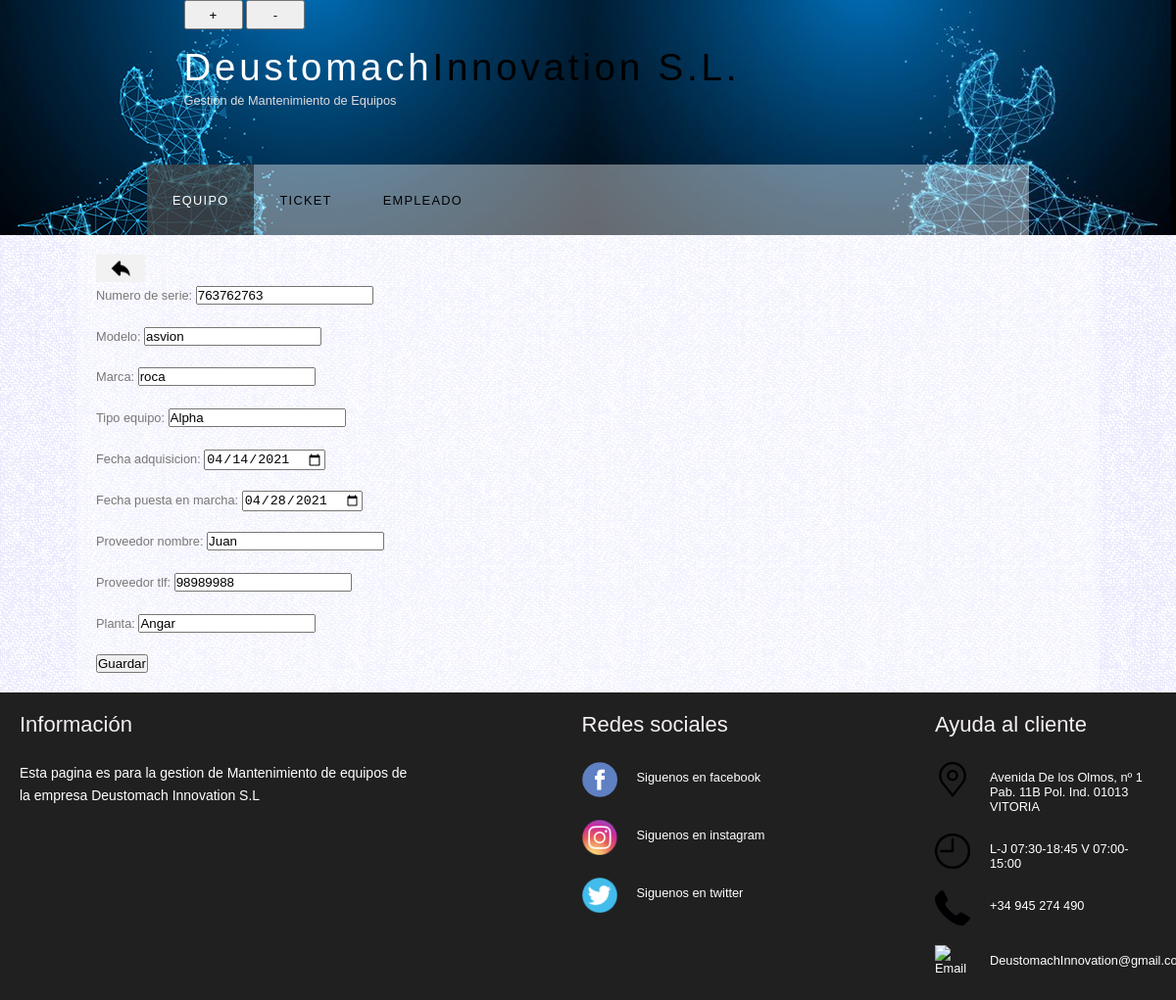
/myapp/updateEquipo/1/ (signed in), run on the app's committed database.
### myapp/models.py (models this page shows, shortened)
class Equipo(models.Model):
    numero_de_serie = models.IntegerField(default=0)
    modelo = models.CharField(max_length=50,default=' ')
    marca = models.CharField(max_length =50,default=' ')
    tipo_equipo = models.CharField(max_length =50,default=' ')
    fecha_adquisicion = models.DateField()
    fecha_puesta_en_marcha = models.DateField()
    proveedor_nombre = models.CharField(max_length =50,default=' ')
    proveedor_tlf = models.IntegerField(default=0)
    planta = models.CharField(max_length=50,default=' ')

### myapp/views.py (the view)
# urls.py: path('myapp/updateEquipo/<int:pk>/', login_required(EquipoUpdateView.as_view(),login_url='http://127.0.0.1:8000/myapp/login/') ,name='UpdateEquipo'),
class EquipoUpdateView(UpdateView) :
    form_class = EquipoForm
    template_name = 'createEquipo.html'
    model = Equipo
    success_url = "http://127.0.0.1:8000/myapp/listaEquipo"

### myapp/forms.py
class EquipoForm(forms.ModelForm):
    class Meta:
        model = Equipo
        fields = ['numero_de_serie',
                    'modelo',
                    'marca',
                    'tipo_equipo',
                    'fecha_adquisicion',
                    'fecha_puesta_en_marcha',
                    'proveedor_nombre',
                    'proveedor_tlf',
                    'planta']
        widgets = {
            'fecha_adquisicion': forms.NumberInput(attrs={'type':'date'}),
            'fecha_puesta_en_marcha': forms.NumberInput(attrs={'type':'date'}),
        }

### myapp/templates/createEquipo.html (shortened to what this page needs)
{% extends 'base.html' %}
{% load static %}
{% block main %}
<a href="http://127.0.0.1:8000/myapp/listaEquipo"><img class="atras" src="{% static 'imagenes/atras.png' %}" width="50px"></a>
<form method="POST">
    {{ form.as_p }}
    <button type='submit'>Guardar</button>
</form>
{% endblock %}

### myapp/static/style/style.css (style rules this page uses)
html { height: 100%; }
* { margin: 0; padding: 0; }
body { font: normal .80em 'trebuchet ms', arial, sans-serif; background: #F0EFE2 url(../imagenes/background.png) repeat; color: #777; }
p { padding: 0 0 20px 0; line-height: 1.7em; }
img { border: 0; }
a { text-decoration: none; color: #000; }

### data on the page
Equipo: numero_de_serie "763762763", modelo "asvion", marca "roca", tipo_equipo "Alpha", fecha_adquisicion "04/14/2021", fecha_puesta_en_marcha "04/28/2021", proveedor_nombre "Juan", proveedor_tlf "98989988", planta "Angar"
